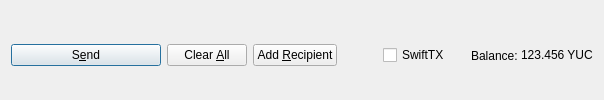
         <widget class="QFrame" name="frame_Send">
          <layout class="QHBoxLayout" name="horizontalLayout">
           <property name="bottomMargin">
            <number>0</number>
           </property>
           <item>
            <widget class="QPushButton" name="sendButton">
             <property name="minimumSize">
              <size>
               <width>150</width>
               <height>0</height>
              </size>
             </property>
             <property name="toolTip">
              <string>Confirm the send action</string>
             </property>
             <property name="text">
              <string>S&amp;end</string>
             </property>
             <property name="icon">
              <iconset resource="../yucoin.qrc">
               <normaloff>:/icons/send</normaloff>:/icons/send</iconset>
             </property>
             <property name="autoDefault">
              <bool>false</bool>
             </property>
             <property name="default">
              <bool>true</bool>
             </property>
            </widget>
           </item>
           <item>
            <widget class="QPushButton" name="clearButton">
             <property name="sizePolicy">
              <sizepolicy hsizetype="Minimum" vsizetype="Fixed">
               <horstretch>0</horstretch>
               <verstretch>0</verstretch>
              </sizepolicy>
             </property>
             <property name="toolTip">
              <string>Clear all fields of the form.</string>
             </property>
             <property name="text">
              <string>Clear &amp;All</string>
             </property>
             <property name="icon">
              <iconset resource="../yucoin.qrc">
               <normaloff>:/icons/remove</normaloff>:/icons/remove</iconset>
             </property>
             <property name="autoDefault">
              <bool>false</bool>
             </property>
            </widget>
           </item>
           <item>
            <widget class="QPushButton" name="addButton">
             <property name="toolTip">
              <string>Send to multiple recipients at once</string>
             </property>
             <property name="text">
              <string>Add &amp;Recipient</string>
             </property>
             <property name="icon">
              <iconset resource="../yucoin.qrc">
               <normaloff>:/icons/add</normaloff>:/icons/add</iconset>
             </property>
             <property name="autoDefault">
              <bool>false</bool>
             </property>
            </widget>
           </item>
           <item>
            <spacer name="horizontalSpacer">
             <property name="orientation">
              <enum>Qt::Horizontal</enum>
             </property>
             <property name="sizeHint" stdset="0">
              <size>
               <width>40</width>
               <height>20</height>
              </size>
             </property>
            </spacer>
           </item>
           <item>
            <layout class="QHBoxLayout" name="horizontalLayout_2">
             <property name="spacing">
              <number>3</number>
             </property>
             <item>
              <widget class="QCheckBox" name="checkSwiftTX">
               <property name="enabled">
                <bool>true</bool>
               </property>
               <property name="minimumSize">
                <size>
                 <width>85</width>
                 <height>0</height>
                </size>
               </property>
               <property name="text">
                <string>SwiftTX</string>
               </property>
              </widget>
             </item>
             <item>
              <widget class="QLabel" name="label">
               <property name="text">
                <string>Balance:</string>
               </property>
              </widget>
             </item>
             <item>
              <widget class="QLabel" name="labelBalance">
               <property name="sizePolicy">
                <sizepolicy hsizetype="Preferred" vsizetype="Fixed">
                 <horstretch>0</horstretch>
                 <verstretch>0</verstretch>
                </sizepolicy>
               </property>
               <property name="cursor">
                <cursorShape>IBeamCursor</cursorShape>
               </property>
               <property name="text">
                <string notr="true">123.456 YUC</string>
               </property>
               <property name="textInteractionFlags">
                <set>Qt::LinksAccessibleByMouse|Qt::TextSelectableByKeyboard|Qt::TextSelectableByMouse</set>
               </property>
              </widget>
             </item>
            </layout>
           </item>
          </layout>
         </widget>
